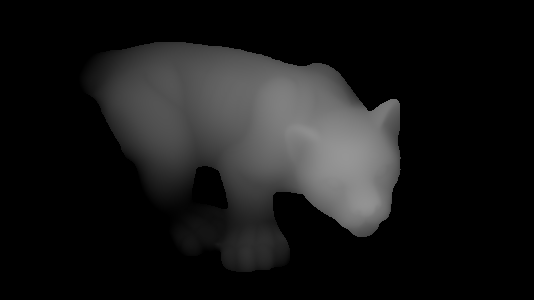
#> input picture surface_normals/TestCode_SurfaceNomal/data/test_img.png, 534 x 300 px, found by its file name; its folder holds 3 pictures in this run
$ python evaluation_video.py
#> lines starting #> are read from the running program, lines starting #| are printed output that depends on the picture


#####
# Test superpixel algorithm on images
####

import os
import matplotlib.pyplot as plt
import numpy as np
import cv2
from skimage.color import rgb2gray
from skimage.filters import sobel
from skimage.segmentation import felzenszwalb, slic, quickshift, watershed
from skimage.util import img_as_float
from skimage.segmentation import mark_boundaries

from skimage.io import imread

folder = r'C:/Users/helge/Desktop/2011_09_26_drive_0005_sync/2011_09_26/2011_09_26_drive_0005_sync/image_02/data'

imgs = []

imgs_paths = [f for f in os.listdir(folder) if os.path.isfile(os.path.join(folder, f))]

for image_path in imgs_paths:
    imgs.append(img_as_float(imread(os.path.join(folder, image_path))))

for i, img in enumerate(imgs):
    segments_fz = felzenszwalb(img, scale=100, sigma=0.5, min_size=50)
    # [6 lines of commented-out code are left out]

    plt.imshow(mark_boundaries(img, segments_fz))
    plt.title("Felzenswalb")

    plt.tight_layout()

    name = "fz_bd/" + str(i+100) + ".png"
    plt.savefig(name, bbox_inches='tight')

    # free memory
    plt.clf()
    #plt.close(fig)

    print("calculated " + str(i+1) + "/" + str(len(imgs)) + " frames")
#> this loop made 3 passes
#> name on passes 1 to 3: 'fz_bd/100.png', 'fz_bd/101.png', 'fz_bd/102.png'
#| calculated 1/3 frames
#| calculated 2/3 frames
#| calculated 3/3 frames
#> pass 1, `segments_fz = felzenszwalb(img, scale=100, sigma=0.5, min_size=50)`:
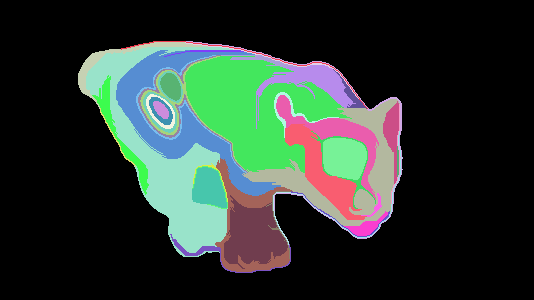
#> segments_fz: shape (300, 534) int64; 43 distinct labels, from 0 to 42; one colour per label, 0 black
#> pass 1, `plt.savefig(name, bbox_inches='tight')`:
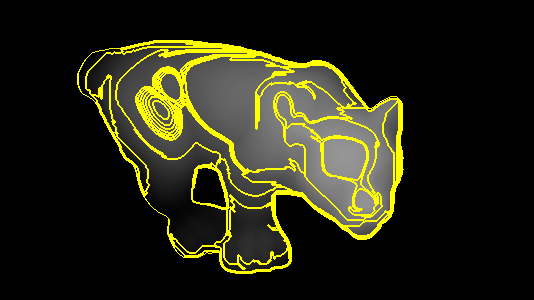
#> shown: shape (300, 534, 3) float64; mean R, G, B 0.152, 0.152, 0.0739
#> pass 2, `segments_fz = felzenszwalb(img, scale=100, sigma=0.5, min_size=50)`:
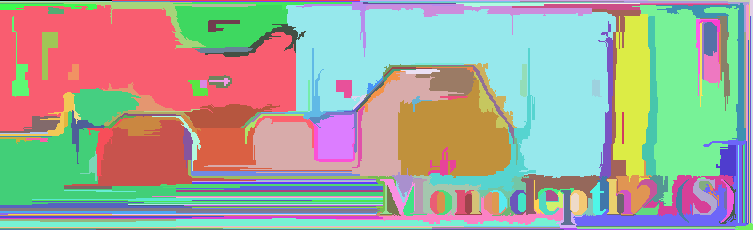
#> segments_fz: shape (230, 753) int64; 231 distinct labels, from 0 to 230; one colour per label, 0 black
#> pass 2, `plt.savefig(name, bbox_inches='tight')`:
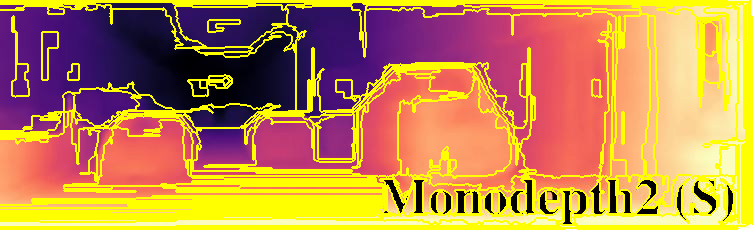
#> shown: shape (230, 753, 3) float64; mean R, G, B 0.754, 0.54, 0.301
#> pass 3, `segments_fz = felzenszwalb(img, scale=100, sigma=0.5, min_size=50)`:
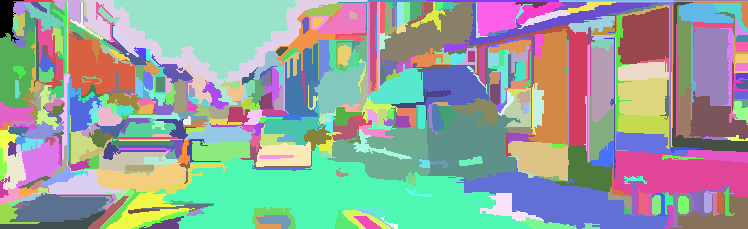
#> segments_fz: shape (229, 748) int64; 479 distinct labels, from 0 to 478; one colour per label, 0 black

# convert images to video
image_folder = 'eval'
video_name = 'eval.avi'

#> (the run stopped early here; a loop or call above may not have finished)
